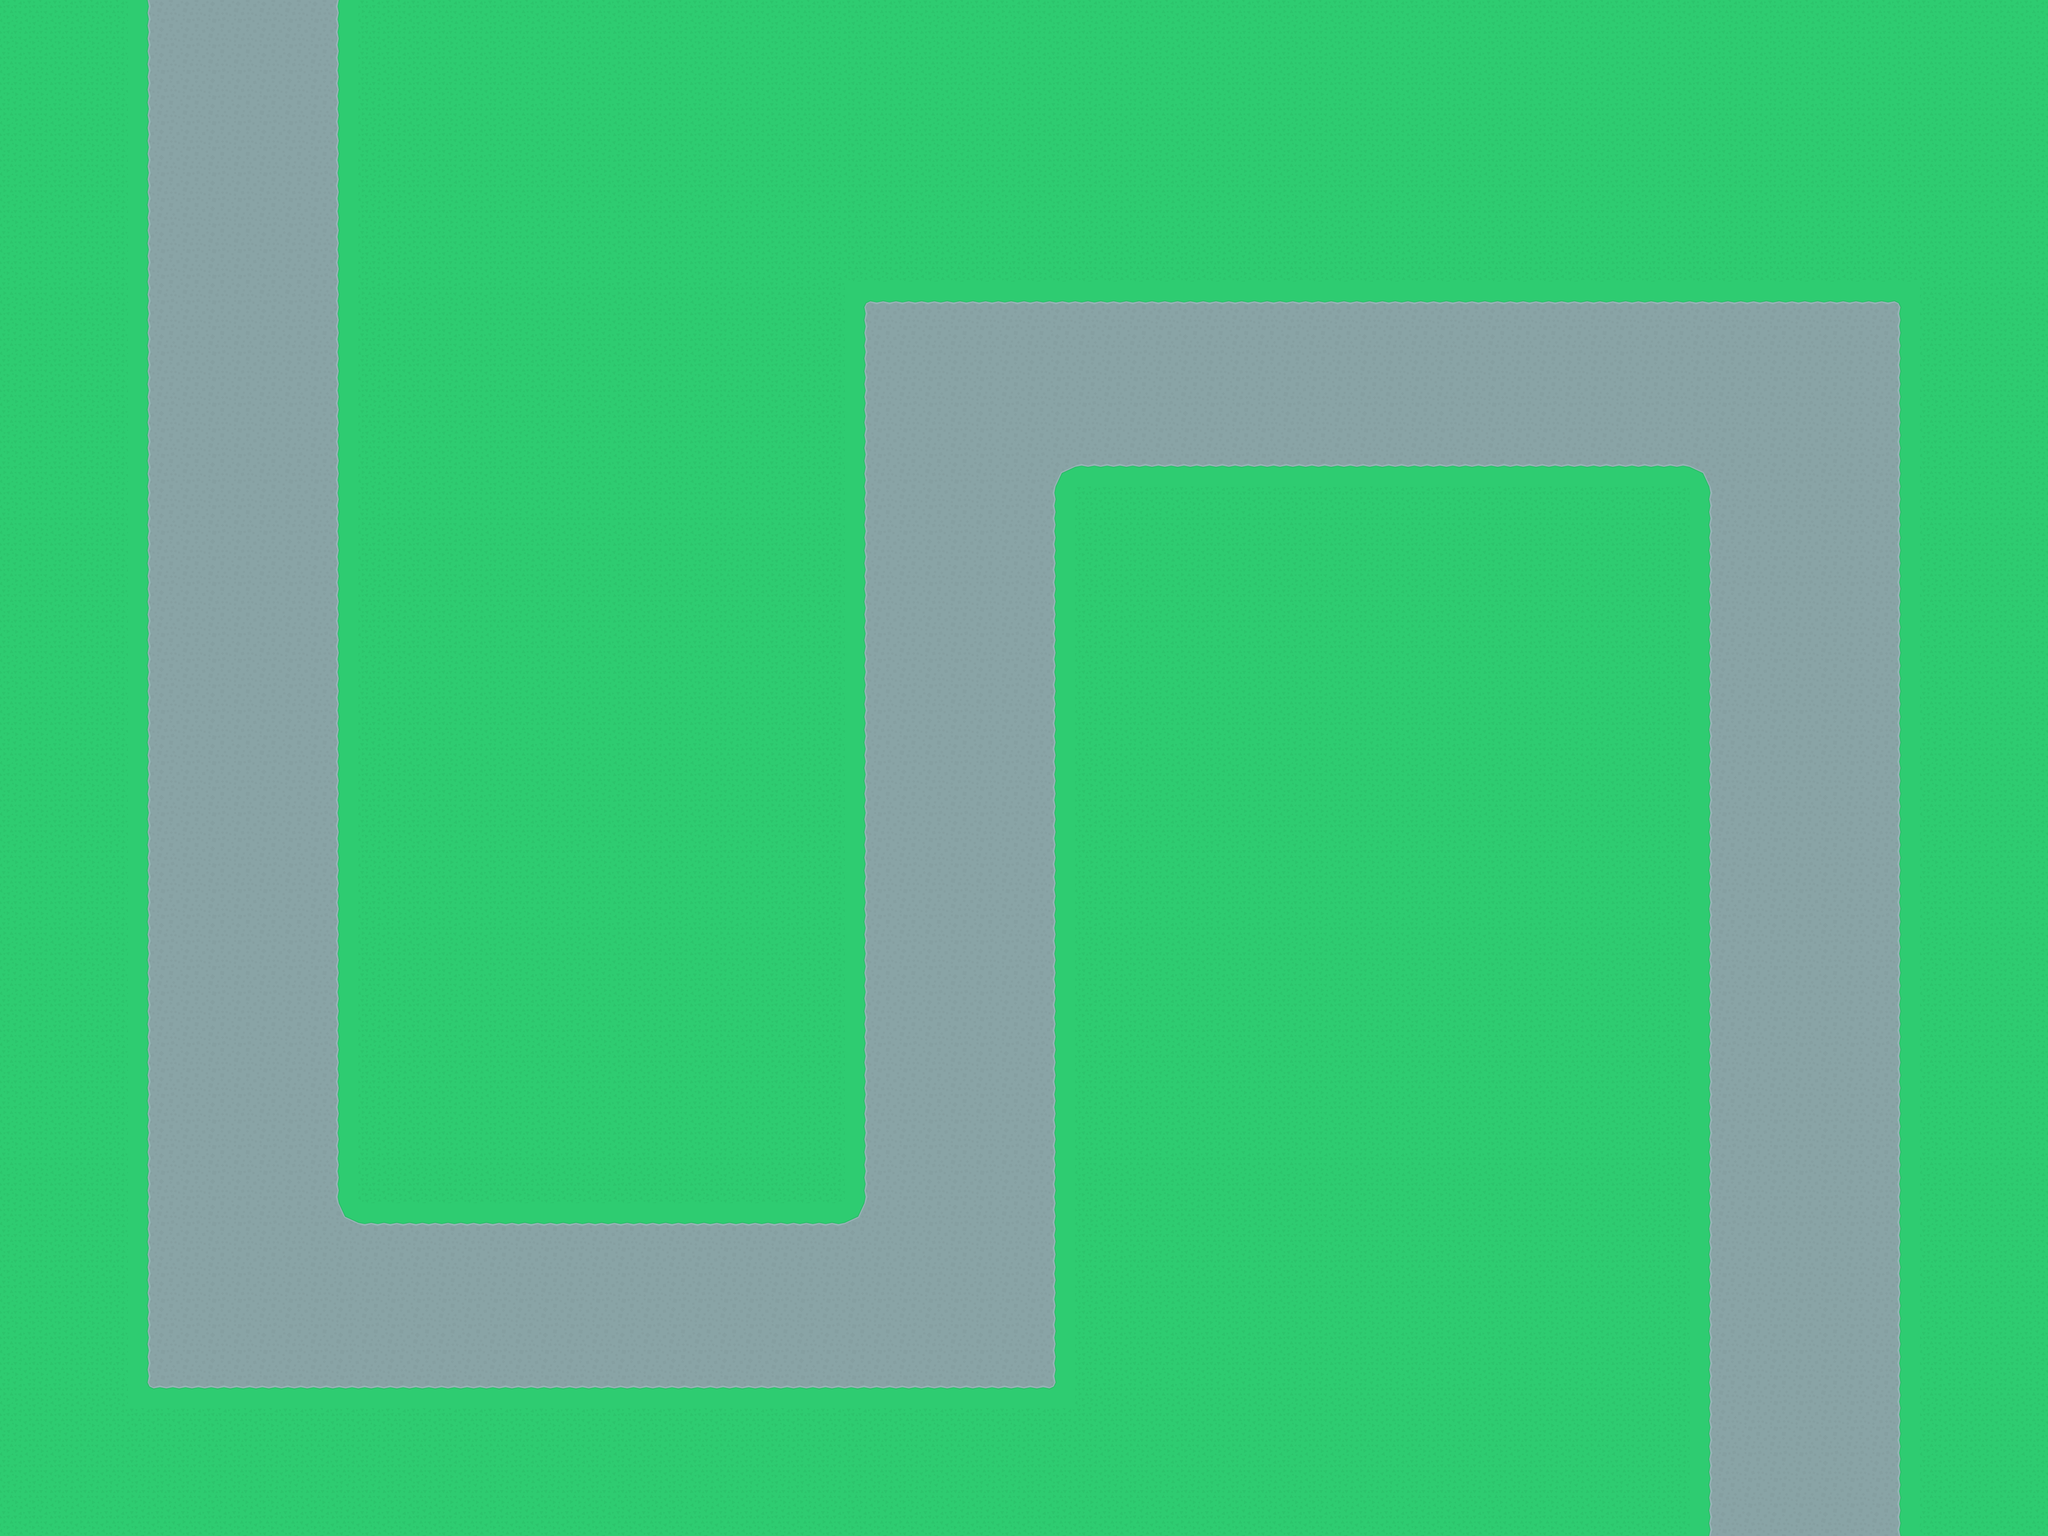

Rendered tile map (Tiled .tmx) drawn with the repository's tilesets; below, a short description and the map source with its tile grids summarised:
An orthogonal 80x60 tile map with 64x64 px tiles, 2 tile layers (ground, path).

<map version="1.0" orientation="orthogonal" renderorder="right-down" width="80" height="60" tilewidth="64" tileheight="64" nextobjectid="1">
 <tileset firstgid="1" name="towerDefense_tilesheet" tilewidth="64" tileheight="64" tilecount="299" columns="23">
  <image source="towerDefense_tilesheet.png" width="1472" height="832" />
 </tileset>
 <layer name="ground" width="80" height="60">
  <data>[4800 cells, 4800 non-empty, 1 distinct tile ids]</data>
 </layer>
 <layer name="path" width="80" height="60">
  <data>[4800 cells, 1676 non-empty, 13 distinct tile ids]</data>
 </layer>
</map>
